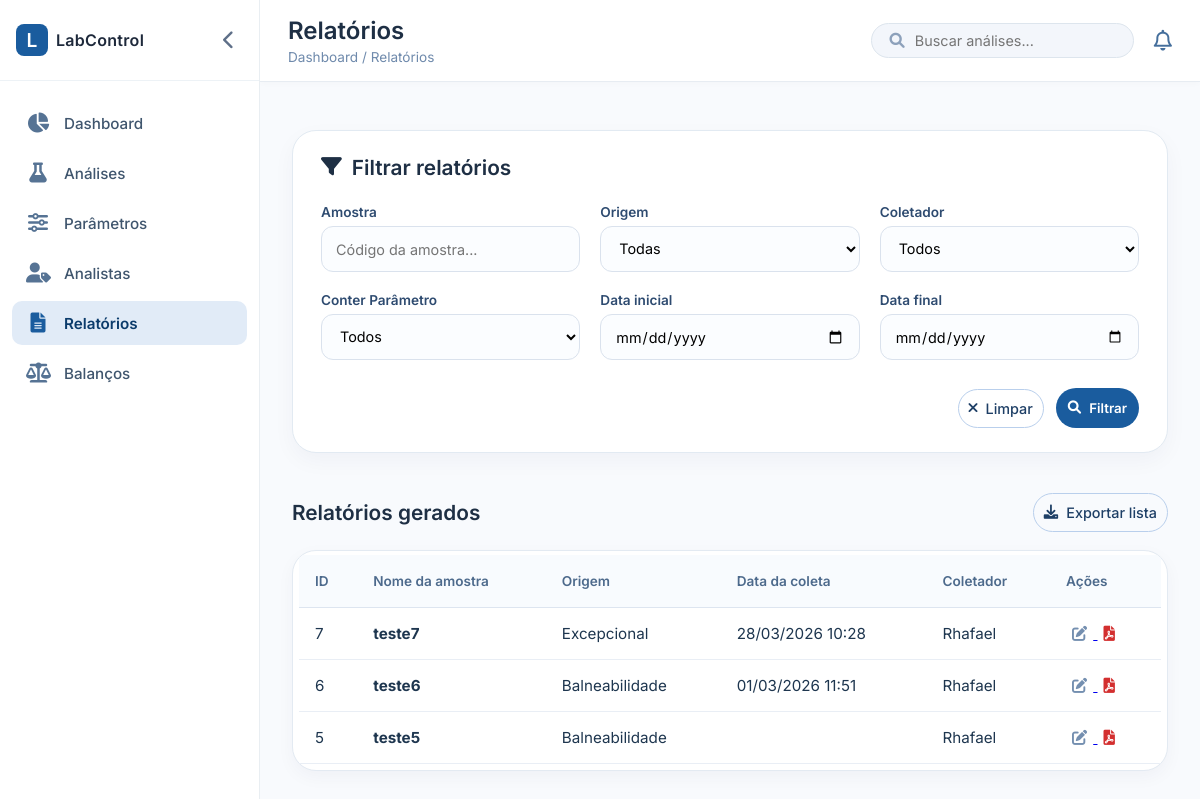
The page /relatorio/ on the database as committed earlier.
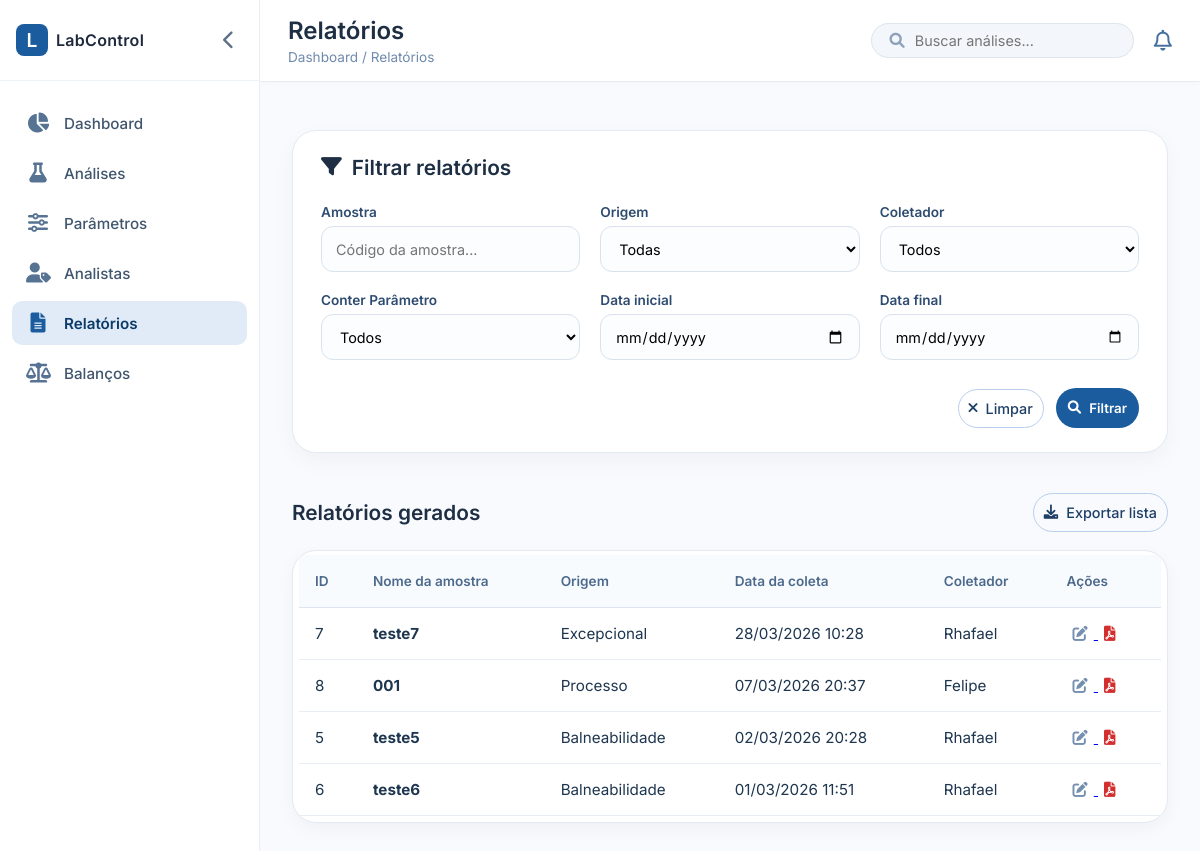
The same page on the database as committed later.
### analises/models.py (models this page shows, shortened)
class Analises(models.Model):
    origem = models.ForeignKey('Origem', on_delete=models.CASCADE)
    amostra = models.CharField(max_length=100, blank=True, null=True)
    data_coleta = models.DateField(null=True, blank=True)
    hora_coleta = models.TimeField(null=True, blank=True)
    coletador = models.ForeignKey('Analista', on_delete=models.SET_NULL, null=True, related_name='coletas_realizadas')
    estacao = models.CharField(max_length=100)
    processador_bac = models.CharField(max_length=100, blank=True, null=True)
    data_processamento_bac = models.DateField(null=True, blank=True)
    hora_processamento_bac = models.TimeField(null=True, blank=True)
    processador_dbo = models.CharField(max_length=100, blank=True, null=True)
    data_incubacao_dbo = models.DateField(null=True, blank=True)
    hora_incubacao_dbo = models.TimeField(null=True, blank=True)
    lote = models.CharField(max_length=100)
    controle = models.CharField(max_length=100)
    obs = models.TextField(max_length=500, blank=True, null=True)

class Origem(models.Model):
    nome = models.CharField(max_length=100)

class Analista(models.Model):
    nome = models.CharField(max_length=100)

### analises/views.py (the view)
# urls.py: path('relatorio/', views.relatorio, name='relatorio'),
def relatorio(request):
    relatorios_lista = Analises.objects.all()
    f_origem = request.GET.get('origem')
    f_parametro = request.GET.get('parametro')
    f_data_inicio = request.GET.get('data_inicio')
    f_data_fim = request.GET.get('data_fim')
    f_amostra = request.GET.get('amostra')
    f_coletador = request.GET.get('coletador')
    if f_origem:
        relatorios_lista = relatorios_lista.filter(origem_id=f_origem)
    if f_coletador:
        relatorios_lista = relatorios_lista.filter(coletador_id=f_coletador)
    if f_parametro:
        relatorios_lista = relatorios_lista.filter(analiseparametro__parametro_id=f_parametro).distinct()
    if f_data_inicio:
        relatorios_lista = relatorios_lista.filter(data_coleta__gte=f_data_inicio)
    if f_data_fim:
        relatorios_lista = relatorios_lista.filter(data_coleta__lte=f_data_fim)
    if f_amostra:
        relatorios_lista = relatorios_lista.filter(amostra__icontains=f_amostra)
    relatorios_lista = relatorios_lista.order_by('-data_coleta')
    paginacao = Paginator(relatorios_lista, 15)
    page_number = request.GET.get('page')
    relatorio_page = paginacao.get_page(page_number)
    contexto = {
        'relatorio': relatorio_page,
        'origens': Origem.objects.all().order_by('nome'),
        'parametros': Parametro.objects.all().order_by('nome'),
        'coletadores': Analista.objects.all().order_by('nome'),
    }
    return render(request, 'relatorio.html', contexto)

### analises/templates/relatorio.html (shortened to what this page needs)
{% extends 'index.html' %}
{% block page_header %}
<h1>Relatórios</h1>
<div class="breadcrumb">Dashboard / Relatórios</div>
{% endblock %}
{% block content %}
<div class="filters-card">
    <div class="filters-header">
        <h3><i class="fas fa-filter"></i> Filtrar relatórios</h3>
    </div>
    <form method="get" action="{% url 'relatorio' %}" class="filters-form">
        <div class="form-row">
            <div class="form-group">
                <label for="amostra">Amostra</label>
                <input type="text" id="amostra" name="amostra" placeholder="Código da amostra..."
                    value="{{ request.GET.amostra }}">
            </div>
            <div class="form-group">
                <label for="origem">Origem</label>
                <select id="origem" name="origem">
                    <option value="">Todas</option>
                </select>
            </div>
            <div class="form-group">
                <label for="coletador">Coletador</label>
                <select id="coletador" name="coletador">
                    <option value="">Todos</option>
                </select>
            </div>
            <div class="form-group">
                <label for="parametro">Conter Parâmetro</label>
                <select id="parametro" name="parametro">
                    <option value="">Todos</option>
                </select>
            </div>
            <div class="form-group">
                <label for="data_inicio">Data inicial</label>
                <input type="date" id="data_inicio" name="data_inicio" value="{{ request.GET.data_inicio }}">
            </div>
            <div class="form-group">
                <label for="data_fim">Data final</label>
                <input type="date" id="data_fim" name="data_fim" value="{{ request.GET.data_fim }}">
            </div>
            <div class="form-group filters-actions">
                <a href="{% url 'relatorio' %}" class="btn-outline"><i class="fas fa-times"></i> Limpar</a>
                <button type="submit" class="btn-primary"><i class="fas fa-search"></i> Filtrar</button>
            </div>
        </div>
    </form>
</div>
<div class="section-header" style="margin-top: 40px;">
    <h2>Relatórios gerados</h2>
    <div class="actions">
        <button class="btn-outline"><i class="fas fa-download"></i> Exportar lista</button>
    </div>
</div>
<div class="table-container">
    <table>
        <thead>
            <tr>
                <th>ID</th>
                <th>Nome da amostra</th>
                <th>Origem</th>
                <th>Data da coleta</th>
                <th>Coletador</th>
                <th>Ações</th>
            </tr>
        </thead>
        <tbody>
           {% for r in relatorio %}
                <tr>
                    <td>{{ r.id }}</td>
                    <td><strong>{{ r.amostra|default:"N/A" }}</strong></td>
                    <td>{{ r.origem.nome }}</td>
                    <td>{{ r.data_coleta|date:"d/m/Y" }} {{ r.hora_coleta|time:"H:i" }}</td>
                    <td>{{ r.coletador.nome|default:"-" }}</td>
                    <td class="action-icons">
                        <a href="{% url 'ver_relatorio' r.id %}">
                            <i class="fas fa-edit" title="Visualizar"
                                style="cursor: pointer; color: #748fb0; margin: 0 6px;"></i>
                        </a>
                        <a href="{% url 'relatorio_pdf' r.id %}" target="_blank">
                            <i class="fas fa-file-pdf" title="Download PDF"
                                style="cursor: pointer; color: #d32f2f; margin: 0 6px;"></i>
                        </a>
                    </td>
                </tr>
            {% empty %}
                <tr>
                    <td colspan="6" style="text-align: center;">Nenhum relatório encontrado.</td>
                </tr>
            {% endfor %}
        </tbody>
    </table>
</div>
{% endblock %}

### analises/templates/index.html (shortened to what this page needs)
{% load static %}
<!DOCTYPE html>
<html lang="pt-br">
<head>
    <link rel="stylesheet" href="https://cdnjs.cloudflare.com/ajax/libs/font-awesome/6.0.0-beta3/css/all.min.css">
</head>
<body>
    <div class="app-container">
        <aside class="sidebar" id="sidebar">
            <div class="sidebar-header">
                <div class="logo-area">
                    <span class="logo-icon">L</span>
                    <span class="logo-text">LabControl</span>
                </div>
                <button class="toggle-btn" id="toggleSidebar">
                    <i class="fas fa-chevron-left"></i>
                </button>
            </div>
            <nav class="nav-menu">
                <a href="{% url 'index' %}"
                    class="nav-item {% if request.resolver_match.url_name == 'index' %}active{% endif %}">
                    <i class="fas fa-chart-pie"></i>
                    <span>Dashboard</span>
                </a>
                <a href="{% url 'analises' %}"
                    class="nav-item {% if request.resolver_match.url_name == 'analises' %}active{% endif %}">
                    <i class="fas fa-flask"></i>
                    <span>Análises</span>
                </a>
                <a href="{% url 'cadastro_parametro' %}"
                    class="nav-item {% if request.resolver_match.url_name == 'cadastro_parametro' or request.resolver_match.url_name == 'editar_parametro' %}active{% endif %}">
                    <i class="fas fa-sliders-h"></i>
                    <span>Parâmetros</span>
                </a>
                <a href="{% url 'analistas' %}"
                    class="nav-item {% if request.resolver_match.url_name == 'analistas' or request.resolver_match.url_name == 'editar_analista' %}active{% endif %}">
                    <i class="fas fa-user-tag"></i>
                    <span>Analistas</span>
                </a>
                <a href="{% url 'relatorio' %}"
                    class="nav-item {% if request.resolver_match.url_name == 'relatorio' %}active{% endif %}">
                    <i class="fas fa-file-alt"></i>
                    <span>Relatórios</span>
                </a>
                <a href="{% url 'balancos' %}"
                    class="nav-item {% if request.resolver_match.url_name == 'balancos' %}active{% endif %}">
                    <i class="fas fa-balance-scale"></i>
                    <span>Balanços</span>
                </a>
            </nav>
        </aside>
        <main class="main-content">
            <header class="topbar">
                <div class="page-title">
                    {% block page_header %}{% endblock %}
                </div>
                <div class="topbar-actions">
                    <div class="search-box">
                        <i class="fas fa-search"></i>
                        <input type="text" placeholder="Buscar análises...">
                    </div>
                    <div class="notification-badge">
                        <i class="far fa-bell"></i>
                    </div>
                </div>
            </header>
            <div class="content-wrapper">
                {% block content %}{% endblock %}
            </div>
        </main>
    </div>
</body>
</html>

### analises/templates/index.html (style rules this page uses)
* { margin: 0; padding: 0; box-sizing: border-box; font-family: 'Inter', sans-serif; }
body { background-color: #f4f7fc; height: 100vh; overflow: hidden; }
.app-container { display: flex; height: 100%; width: 100%; }
.sidebar { width: 260px; background: white; box-shadow: 2px 0 12px rgba(0, 0, 0, 0.03); display: flex; flex-direction: column; transition: width 0.25s ease; border-right: 1px solid #e9eef2; overflow-y: auto; overflow-x: hidden; }
.sidebar-header { padding: 24px 16px; display: flex; align-items: center; justify-content: space-between; border-bottom: 1px solid #edf2f6; }
.logo-area { display: flex; align-items: center; gap: 8px; white-space: nowrap; }
.logo-icon { background: #1a5c9e; color: white; width: 32px; height: 32px; border-radius: 8px; display: flex; align-items: center; justify-content: center; font-weight: 600; font-size: 1.2rem; flex-shrink: 0; }
.logo-text { font-weight: 600; font-size: 1rem; color: #1e293b; letter-spacing: 0.3px; }
.toggle-btn { background: transparent; border: none; color: #5e6f88; font-size: 1.2rem; cursor: pointer; padding: 4px 8px; border-radius: 6px; transition: background 0.2s; flex-shrink: 0; }
.nav-menu { flex: 1; padding: 20px 12px; display: flex; flex-direction: column; gap: 6px; }
.nav-item { display: flex; align-items: center; gap: 14px; padding: 12px 14px; border-radius: 10px; color: #40566e; font-weight: 500; font-size: 0.95rem; transition: all 0.15s; cursor: pointer; white-space: nowrap; text-decoration: none; }
.nav-item i { font-size: 1.25rem; width: 24px; text-align: center; color: #567394; }
.nav-item.active { background: #e1ebf7; color: #0b3b6b; font-weight: 600; }
.nav-item.active i { color: #1a5c9e; }
.main-content { flex: 1; display: flex; flex-direction: column; overflow-y: auto; background-color: #f8fafd; }
.topbar { background: white; padding: 16px 28px; display: flex; align-items: center; justify-content: space-between; border-bottom: 1px solid #e7ecf2; box-shadow: 0 2px 6px rgba(0, 0, 0, 0.02); }
.page-title h1 { font-size: 1.5rem; font-weight: 600; color: #1e2f44; }
.page-title .breadcrumb { font-size: 0.85rem; color: #6f8aac; margin-top: 4px; }
.topbar-actions { display: flex; align-items: center; gap: 20px; }
.search-box { background: #f3f6fb; border-radius: 40px; padding: 8px 18px; display: flex; align-items: center; gap: 10px; border: 1px solid #dde5ed; }
.search-box i { color: #8da1bb; font-size: 0.95rem; }
.search-box input { border: none; background: transparent; outline: none; font-size: 0.9rem; width: 200px; }
.notification-badge { position: relative; font-size: 1.3rem; color: #456f9c; cursor: pointer; }
.content-wrapper { padding: 28px 32px; overflow-y: auto; }
.section-header { display: flex; justify-content: space-between; align-items: center; margin: 32px 0 18px 0; }
.section-header h2 { font-size: 1.3rem; font-weight: 600; color: #1e2f44; }
.btn-outline { background: transparent; border: 1px solid #b9cfec; padding: 8px 16px; border-radius: 30px; color: #1e3f66; font-weight: 500; font-size: 0.9rem; cursor: pointer; transition: 0.2s; display: flex; align-items: center; gap: 8px; }
.table-container { background: white; border-radius: 24px; padding: 4px 6px 6px 6px; box-shadow: 0 6px 18px rgba(0, 35, 70, 0.04); border: 1px solid #e3eaf2; overflow-x: auto; }
table { width: 100%; border-collapse: collapse; min-width: 600px; }
th { text-align: left; padding: 18px 16px; font-weight: 600; font-size: 0.85rem; color: #4d6a8c; background: #f8fbfe; border-bottom: 1px solid #dde5f0; }
td { padding: 16px; border-bottom: 1px solid #e9eef5; color: #1e364f; font-size: 0.95rem; }
.action-icons i { margin: 0 6px; color: #748fb0; cursor: pointer; transition: color 0.2s; }

Rows that differ between the two databases and show on the page:
added Analises: id "8", amostra "001", origem.nome "Processo", data_coleta "07/03/2026", hora_coleta "20:37", coletador.nome "Felipe"
changed Analises "teste5": data_coleta (not shown) → "02/03/2026"; hora_coleta (not shown) → "20:28"; moves up the list
